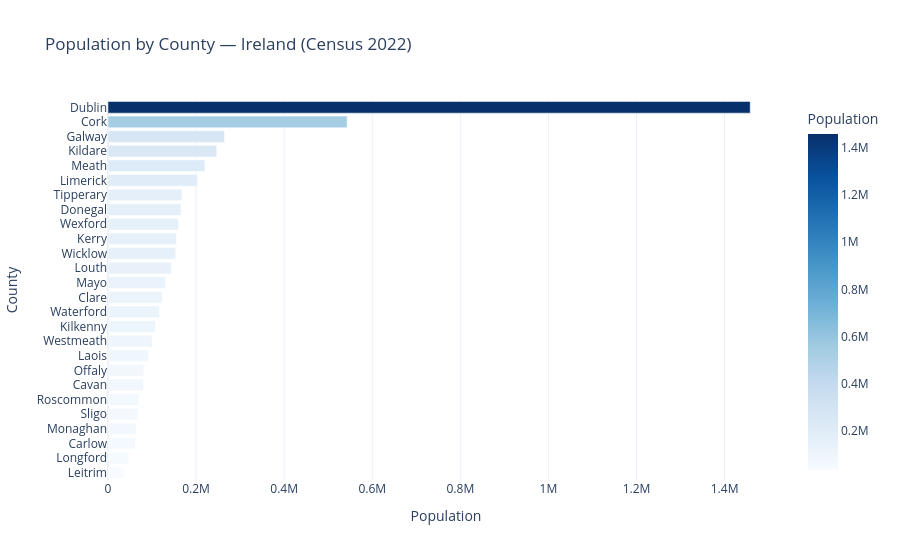

Source (notebook cell):
### Code cell
# Figure 1 — Population by County
fig1 = px.bar(
    county_demo_df.sort_values('total_population', ascending=True),
    x='total_population', y='county', orientation='h',
    title='Population by County — Ireland (Census 2022)',
    labels={'total_population':'Population','county':'County'},
    color='total_population', color_continuous_scale='Blues',
    template='plotly_white'
)
fig1.write_html(str(OUT_DIR / 'fig1_county_population.html'))
fig1.show()
print('Figure 1 saved.')

### Figure 1 — Plotly figure (JSON) as saved in the notebook; plotly's stock layout.template omitted (floating-point values rounded to 4 significant figures)
{"data": [{"hovertemplate": "Population=%{marker.color}<br>County=%{y}<extra></extra>", "legendgroup": "", "marker": {"color": [36027, 47227, 62150, 63879, 67589, 69613, 80145, 81099, 91726, 100062, 107421, 116176, 123054, 131016, 144109, 153627, 155397, 160116, 165636, 167895, 203015, 220000, 246977, 264460, 542868, 1458154], "coloraxis": "coloraxis", "pattern": {"shape": ""}}, "name": "", "orientation": "h", "showlegend": false, "textposition": "auto", "type": "bar", "x": [36027, 47227, 62150, 63879, 67589, 69613, 80145, 81099, 91726, 100062, 107421, 116176, 123054, 131016, 144109, 153627, 155397, 160116, 165636, 167895, 203015, 220000, 246977, 264460, 542868, 1458154], "xaxis": "x", "y": ["Leitrim", "Longford", "Carlow", "Monaghan", "Sligo", "Roscommon", "Cavan", "Offaly", "Laois", "Westmeath", "Kilkenny", "Waterford", "Clare", "Mayo", "Louth", "Wicklow", "Kerry", "Wexford", "Donegal", "Tipperary", "Limerick", "Meath", "Kildare", "Galway", "Cork", "Dublin"], "yaxis": "y"}], "layout": {"barmode": "relative", "coloraxis": {"colorbar": {"title": {"text": "Population"}}, "colorscale": [[0, "rgb(247,251,255)"], [0.125, "rgb(222,235,247)"], [0.25, "rgb(198,219,239)"], [0.375, "rgb(158,202,225)"], [0.5, "rgb(107,174,214)"], [0.625, "rgb(66,146,198)"], [0.75, "rgb(33,113,181)"], [0.875, "rgb(8,81,156)"], [1, "rgb(8,48,107)"]]}, "legend": {"tracegroupgap": 0}, "title": {"text": "Population by County — Ireland (Census 2022)"}, "xaxis": {"anchor": "y", "domain": [0, 1], "title": {"text": "Population"}}, "yaxis": {"anchor": "x", "domain": [0, 1], "title": {"text": "County"}}}}
